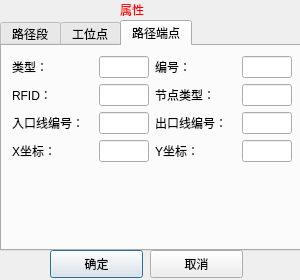
<?xml version="1.0" encoding="UTF-8"?>
<ui version="4.0">
 <class>Dialog_attribute</class>
 <widget class="QDialog" name="Dialog_attribute">
  <property name="geometry">
   <rect>
    <x>0</x>
    <y>0</y>
    <width>300</width>
    <height>280</height>
   </rect>
  </property>
  <property name="sizePolicy">
   <sizepolicy hsizetype="Fixed" vsizetype="Fixed">
    <horstretch>0</horstretch>
    <verstretch>0</verstretch>
   </sizepolicy>
  </property>
  <property name="minimumSize">
   <size>
    <width>300</width>
    <height>280</height>
   </size>
  </property>
  <property name="maximumSize">
   <size>
    <width>300</width>
    <height>280</height>
   </size>
  </property>
  <property name="windowTitle">
   <string>查看属性</string>
  </property>
  <widget class="QTabWidget" name="tabWidget">
   <property name="geometry">
    <rect>
     <x>0</x>
     <y>20</y>
     <width>301</width>
     <height>231</height>
    </rect>
   </property>
   <property name="currentIndex">
    <number>2</number>
   </property>
   <widget class="QWidget" name="tab">
    <attribute name="title">
     <string>路径段</string>
    </attribute>
    <widget class="QWidget" name="layoutWidget">
     <property name="geometry">
      <rect>
       <x>0</x>
       <y>10</y>
       <width>291</width>
       <height>191</height>
      </rect>
     </property>
     <layout class="QVBoxLayout" name="verticalLayout">
      <property name="sizeConstraint">
       <enum>QLayout::SetFixedSize</enum>
      </property>
      <item>
       <layout class="QHBoxLayout" name="horizontalLayout_10">
        <property name="sizeConstraint">
         <enum>QLayout::SetFixedSize</enum>
        </property>
        <item>
         <layout class="QHBoxLayout" name="horizontalLayout">
          <property name="sizeConstraint">
           <enum>QLayout::SetFixedSize</enum>
          </property>
          <item>
           <widget class="QLabel" name="label_2">
            <property name="text">
             <string>类型：</string>
            </property>
           </widget>
          </item>
          <item>
           <widget class="QLineEdit" name="routeType">
            <property name="sizePolicy">
             <sizepolicy hsizetype="Fixed" vsizetype="Fixed">
              <horstretch>0</horstretch>
              <verstretch>0</verstretch>
             </sizepolicy>
            </property>
            <property name="minimumSize">
             <size>
              <width>50</width>
              <height>0</height>
             </size>
            </property>
            <property name="maximumSize">
             <size>
              <width>50</width>
              <height>16777215</height>
             </size>
            </property>
           </widget>
          </item>
         </layout>
        </item>
        <item>
         <layout class="QHBoxLayout" name="horizontalLayout_2">
          <property name="sizeConstraint">
           <enum>QLayout::SetFixedSize</enum>
          </property>
          <item>
           <widget class="QLabel" name="label_3">
            <property name="text">
             <string>编号：</string>
            </property>
           </widget>
          </item>
          <item>
           <widget class="QLineEdit" name="routeNum">
            <property name="sizePolicy">
             <sizepolicy hsizetype="Fixed" vsizetype="Fixed">
              <horstretch>0</horstretch>
              <verstretch>0</verstretch>
             </sizepolicy>
            </property>
            <property name="minimumSize">
             <size>
              <width>50</width>
              <height>0</height>
             </size>
            </property>
            <property name="maximumSize">
             <size>
              <width>50</width>
              <height>16777215</height>
             </size>
            </property>
           </widget>
          </item>
         </layout>
        </item>
       </layout>
      </item>
      <item>
       <layout class="QHBoxLayout" name="horizontalLayout_11">
        <property name="sizeConstraint">
         <enum>QLayout::SetFixedSize</enum>
        </property>
        <item>
         <layout class="QHBoxLayout" name="horizontalLayout_3">
          <property name="sizeConstraint">
           <enum>QLayout::SetFixedSize</enum>
          </property>
          <item>
           <widget class="QLabel" name="label_4">
            <property name="text">
             <string>起点编号：</string>
            </property>
           </widget>
          </item>
          <item>
           <widget class="QLineEdit" name="routeStart">
            <property name="sizePolicy">
             <sizepolicy hsizetype="Fixed" vsizetype="Fixed">
              <horstretch>0</horstretch>
              <verstretch>0</verstretch>
             </sizepolicy>
            </property>
            <property name="minimumSize">
             <size>
              <width>50</width>
              <height>0</height>
             </size>
            </property>
            <property name="maximumSize">
             <size>
              <width>50</width>
              <height>16777215</height>
             </size>
            </property>
           </widget>
          </item>
         </layout>
        </item>
        <item>
         <layout class="QHBoxLayout" name="horizontalLayout_4">
          <property name="sizeConstraint">
           <enum>QLayout::SetFixedSize</enum>
          </property>
          <item>
           <widget class="QLabel" name="label_5">
            <property name="text">
             <string>终点编号：</string>
            </property>
           </widget>
          </item>
          <item>
           <widget class="QLineEdit" name="routeEnd">
            <property name="sizePolicy">
             <sizepolicy hsizetype="Fixed" vsizetype="Fixed">
              <horstretch>0</horstretch>
              <verstretch>0</verstretch>
             </sizepolicy>
            </property>
            <property name="minimumSize">
             <size>
              <width>50</width>
              <height>0</height>
             </size>
            </property>
            <property name="maximumSize">
             <size>
              <width>50</width>
              <height>16777215</height>
             </size>
            </property>
           </widget>
          </item>
         </layout>
        </item>
       </layout>
      </item>
      <item>
       <layout class="QHBoxLayout" name="horizontalLayout_12">
        <property name="sizeConstraint">
         <enum>QLayout::SetFixedSize</enum>
        </property>
        <item>
         <layout class="QHBoxLayout" name="horizontalLayout_5">
          <property name="sizeConstraint">
           <enum>QLayout::SetFixedSize</enum>
          </property>
          <item>
           <widget class="QLabel" name="label_6">
            <property name="text">
             <string>长度：</string>
            </property>
           </widget>
          </item>
          <item>
           <widget class="QLineEdit" name="routeLength">
            <property name="sizePolicy">
             <sizepolicy hsizetype="Fixed" vsizetype="Fixed">
              <horstretch>0</horstretch>
              <verstretch>0</verstretch>
             </sizepolicy>
            </property>
            <property name="minimumSize">
             <size>
              <width>50</width>
              <height>0</height>
             </size>
            </property>
            <property name="maximumSize">
             <size>
              <width>50</width>
              <height>16777215</height>
             </size>
            </property>
           </widget>
          </item>
         </layout>
        </item>
        <item>
         <layout class="QHBoxLayout" name="horizontalLayout_6">
          <property name="sizeConstraint">
           <enum>QLayout::SetFixedSize</enum>
          </property>
          <item>
           <widget class="QLabel" name="label_7">
            <property name="text">
             <string>角度：</string>
            </property>
           </widget>
          </item>
          <item>
           <widget class="QLineEdit" name="routeAngle">
            <property name="sizePolicy">
             <sizepolicy hsizetype="Fixed" vsizetype="Fixed">
              <horstretch>0</horstretch>
              <verstretch>0</verstretch>
             </sizepolicy>
            </property>
            <property name="minimumSize">
             <size>
              <width>50</width>
              <height>0</height>
             </size>
            </property>
            <property name="maximumSize">
             <size>
              <width>50</width>
              <height>16777215</height>
             </size>
            </property>
           </widget>
          </item>
         </layout>
        </item>
       </layout>
      </item>
      <item>
       <layout class="QHBoxLayout" name="horizontalLayout_13">
        <property name="sizeConstraint">
         <enum>QLayout::SetFixedSize</enum>
        </property>
        <item>
         <layout class="QHBoxLayout" name="horizontalLayout_7">
          <property name="sizeConstraint">
           <enum>QLayout::SetFixedSize</enum>
          </property>
          <item>
           <widget class="QLabel" name="label_8">
            <property name="text">
             <string>方向：</string>
            </property>
           </widget>
          </item>
          <item>
           <widget class="QLineEdit" name="routeDir">
            <property name="sizePolicy">
             <sizepolicy hsizetype="Fixed" vsizetype="Fixed">
              <horstretch>0</horstretch>
              <verstretch>0</verstretch>
             </sizepolicy>
            </property>
            <property name="minimumSize">
             <size>
              <width>50</width>
              <height>0</height>
             </size>
            </property>
            <property name="maximumSize">
             <size>
              <width>50</width>
              <height>16777215</height>
             </size>
            </property>
           </widget>
          </item>
         </layout>
        </item>
        <item>
         <layout class="QHBoxLayout" name="horizontalLayout_8">
          <property name="sizeConstraint">
           <enum>QLayout::SetFixedSize</enum>
          </property>
          <item>
           <widget class="QLabel" name="label_9">
            <property name="text">
             <string>路径容量：</string>
            </property>
           </widget>
          </item>
          <item>
           <widget class="QLineEdit" name="routeCapacity">
            <property name="sizePolicy">
             <sizepolicy hsizetype="Fixed" vsizetype="Fixed">
              <horstretch>0</horstretch>
              <verstretch>0</verstretch>
             </sizepolicy>
            </property>
            <property name="minimumSize">
             <size>
              <width>50</width>
              <height>0</height>
             </size>
            </property>
            <property name="maximumSize">
             <size>
              <width>50</width>
              <height>16777215</height>
             </size>
            </property>
           </widget>
          </item>
         </layout>
        </item>
       </layout>
      </item>
      <item>
       <layout class="QHBoxLayout" name="horizontalLayout_9">
        <property name="sizeConstraint">
         <enum>QLayout::SetFixedSize</enum>
        </property>
        <item>
         <widget class="QLabel" name="label_10">
          <property name="text">
           <string>包含工位点：</string>
          </property>
         </widget>
        </item>
        <item>
         <widget class="QLineEdit" name="routeContain">
          <property name="sizePolicy">
           <sizepolicy hsizetype="Fixed" vsizetype="Fixed">
            <horstretch>0</horstretch>
            <verstretch>0</verstretch>
           </sizepolicy>
          </property>
          <property name="minimumSize">
           <size>
            <width>150</width>
            <height>0</height>
           </size>
          </property>
          <property name="maximumSize">
           <size>
            <width>150</width>
            <height>16777215</height>
           </size>
          </property>
         </widget>
        </item>
       </layout>
      </item>
     </layout>
    </widget>
   </widget>
   <widget class="QWidget" name="tab_2">
    <property name="minimumSize">
     <size>
      <width>295</width>
      <height>231</height>
     </size>
    </property>
    <property name="maximumSize">
     <size>
      <width>271</width>
      <height>231</height>
     </size>
    </property>
    <attribute name="title">
     <string>工位点</string>
    </attribute>
    <widget class="QWidget" name="layoutWidget_8">
     <property name="geometry">
      <rect>
       <x>0</x>
       <y>30</y>
       <width>291</width>
       <height>121</height>
      </rect>
     </property>
     <layout class="QVBoxLayout" name="verticalLayout_2">
      <property name="sizeConstraint">
       <enum>QLayout::SetFixedSize</enum>
      </property>
      <item>
       <layout class="QHBoxLayout" name="horizontalLayout_14">
        <property name="sizeConstraint">
         <enum>QLayout::SetFixedSize</enum>
        </property>
        <item>
         <layout class="QHBoxLayout" name="horizontalLayout_15">
          <property name="sizeConstraint">
           <enum>QLayout::SetFixedSize</enum>
          </property>
          <item>
           <widget class="QLabel" name="label_11">
            <property name="minimumSize">
             <size>
              <width>81</width>
              <height>0</height>
             </size>
            </property>
            <property name="maximumSize">
             <size>
              <width>81</width>
              <height>16777215</height>
             </size>
            </property>
            <property name="text">
             <string>类型：</string>
            </property>
           </widget>
          </item>
          <item>
           <widget class="QLineEdit" name="stationType">
            <property name="sizePolicy">
             <sizepolicy hsizetype="Fixed" vsizetype="Fixed">
              <horstretch>0</horstretch>
              <verstretch>0</verstretch>
             </sizepolicy>
            </property>
            <property name="minimumSize">
             <size>
              <width>50</width>
              <height>0</height>
             </size>
            </property>
            <property name="maximumSize">
             <size>
              <width>50</width>
              <height>16777215</height>
             </size>
            </property>
           </widget>
          </item>
         </layout>
        </item>
        <item>
         <layout class="QHBoxLayout" name="horizontalLayout_16">
          <property name="sizeConstraint">
           <enum>QLayout::SetFixedSize</enum>
          </property>
          <item>
           <widget class="QLabel" name="label_12">
            <property name="minimumSize">
             <size>
              <width>81</width>
              <height>0</height>
             </size>
            </property>
            <property name="maximumSize">
             <size>
              <width>81</width>
              <height>16777215</height>
             </size>
            </property>
            <property name="text">
             <string>编号：</string>
            </property>
           </widget>
          </item>
          <item>
           <widget class="QLineEdit" name="stationNum">
            <property name="sizePolicy">
             <sizepolicy hsizetype="Fixed" vsizetype="Fixed">
              <horstretch>0</horstretch>
              <verstretch>0</verstretch>
             </sizepolicy>
            </property>
            <property name="minimumSize">
             <size>
              <width>50</width>
              <height>0</height>
             </size>
            </property>
            <property name="maximumSize">
             <size>
              <width>50</width>
              <height>16777215</height>
             </size>
            </property>
           </widget>
          </item>
         </layout>
        </item>
       </layout>
      </item>
      <item>
       <layout class="QHBoxLayout" name="horizontalLayout_17">
        <property name="sizeConstraint">
         <enum>QLayout::SetFixedSize</enum>
        </property>
        <item>
         <layout class="QHBoxLayout" name="horizontalLayout_18">
          <property name="sizeConstraint">
           <enum>QLayout::SetFixedSize</enum>
          </property>
          <item>
           <widget class="QLabel" name="label_13">
            <property name="minimumSize">
             <size>
              <width>81</width>
              <height>0</height>
             </size>
            </property>
            <property name="maximumSize">
             <size>
              <width>81</width>
              <height>16777215</height>
             </size>
            </property>
            <property name="text">
             <string>RFID：</string>
            </property>
           </widget>
          </item>
          <item>
           <widget class="QLineEdit" name="stationRFID">
            <property name="sizePolicy">
             <sizepolicy hsizetype="Fixed" vsizetype="Fixed">
              <horstretch>0</horstretch>
              <verstretch>0</verstretch>
             </sizepolicy>
            </property>
            <property name="minimumSize">
             <size>
              <width>50</width>
              <height>0</height>
             </size>
            </property>
            <property name="maximumSize">
             <size>
              <width>50</width>
              <height>16777215</height>
             </size>
            </property>
           </widget>
          </item>
         </layout>
        </item>
        <item>
         <layout class="QHBoxLayout" name="horizontalLayout_19">
          <property name="sizeConstraint">
           <enum>QLayout::SetFixedSize</enum>
          </property>
          <item>
           <widget class="QLabel" name="label_14">
            <property name="minimumSize">
             <size>
              <width>81</width>
              <height>0</height>
             </size>
            </property>
            <property name="maximumSize">
             <size>
              <width>81</width>
              <height>16777215</height>
             </size>
            </property>
            <property name="text">
             <string>工位类型：</string>
            </property>
           </widget>
          </item>
          <item>
           <widget class="QLineEdit" name="stationClass">
            <property name="sizePolicy">
             <sizepolicy hsizetype="Fixed" vsizetype="Fixed">
              <horstretch>0</horstretch>
              <verstretch>0</verstretch>
             </sizepolicy>
            </property>
            <property name="minimumSize">
             <size>
              <width>50</width>
              <height>0</height>
             </size>
            </property>
            <property name="maximumSize">
             <size>
              <width>50</width>
              <height>16777215</height>
             </size>
            </property>
           </widget>
          </item>
         </layout>
        </item>
       </layout>
      </item>
      <item>
       <layout class="QHBoxLayout" name="horizontalLayout_20">
        <property name="sizeConstraint">
         <enum>QLayout::SetFixedSize</enum>
        </property>
        <item>
         <layout class="QHBoxLayout" name="horizontalLayout_21">
          <property name="sizeConstraint">
           <enum>QLayout::SetFixedSize</enum>
          </property>
          <item>
           <widget class="QLabel" name="label_15">
            <property name="minimumSize">
             <size>
              <width>81</width>
              <height>0</height>
             </size>
            </property>
            <property name="maximumSize">
             <size>
              <width>81</width>
              <height>16777215</height>
             </size>
            </property>
            <property name="text">
             <string>所属线编号：</string>
            </property>
           </widget>
          </item>
          <item>
           <widget class="QLineEdit" name="stationAttach">
            <property name="sizePolicy">
             <sizepolicy hsizetype="Fixed" vsizetype="Fixed">
              <horstretch>0</horstretch>
              <verstretch>0</verstretch>
             </sizepolicy>
            </property>
            <property name="minimumSize">
             <size>
              <width>50</width>
              <height>0</height>
             </size>
            </property>
            <property name="maximumSize">
             <size>
              <width>50</width>
              <height>16777215</height>
             </size>
            </property>
           </widget>
          </item>
         </layout>
        </item>
        <item>
         <layout class="QHBoxLayout" name="horizontalLayout_22">
          <property name="sizeConstraint">
           <enum>QLayout::SetFixedSize</enum>
          </property>
          <item>
           <widget class="QLabel" name="label_16">
            <property name="minimumSize">
             <size>
              <width>81</width>
              <height>0</height>
             </size>
            </property>
            <property name="maximumSize">
             <size>
              <width>81</width>
              <height>16777215</height>
             </size>
            </property>
            <property name="text">
             <string>离起点距离：</string>
            </property>
           </widget>
          </item>
          <item>
           <widget class="QLineEdit" name="stationLength">
            <property name="sizePolicy">
             <sizepolicy hsizetype="Fixed" vsizetype="Fixed">
              <horstretch>0</horstretch>
              <verstretch>0</verstretch>
             </sizepolicy>
            </property>
            <property name="minimumSize">
             <size>
              <width>50</width>
              <height>0</height>
             </size>
            </property>
            <property name="maximumSize">
             <size>
              <width>50</width>
              <height>16777215</height>
             </size>
            </property>
           </widget>
          </item>
         </layout>
        </item>
       </layout>
      </item>
     </layout>
    </widget>
   </widget>
   <widget class="QWidget" name="tab_3">
    <property name="sizePolicy">
     <sizepolicy hsizetype="Fixed" vsizetype="Fixed">
      <horstretch>0</horstretch>
      <verstretch>0</verstretch>
     </sizepolicy>
    </property>
    <property name="minimumSize">
     <size>
      <width>295</width>
      <height>231</height>
     </size>
    </property>
    <property name="maximumSize">
     <size>
      <width>271</width>
      <height>231</height>
     </size>
    </property>
    <attribute name="title">
     <string>路径端点</string>
    </attribute>
    <widget class="QWidget" name="layoutWidget_9">
     <property name="geometry">
      <rect>
       <x>10</x>
       <y>10</y>
       <width>281</width>
       <height>171</height>
      </rect>
     </property>
     <layout class="QVBoxLayout" name="verticalLayout_3">
      <property name="sizeConstraint">
       <enum>QLayout::SetFixedSize</enum>
      </property>
      <item>
       <layout class="QHBoxLayout" name="horizontalLayout_23">
        <property name="sizeConstraint">
         <enum>QLayout::SetFixedSize</enum>
        </property>
        <item>
         <layout class="QHBoxLayout" name="horizontalLayout_24">
          <property name="sizeConstraint">
           <enum>QLayout::SetFixedSize</enum>
          </property>
          <item>
           <widget class="QLabel" name="label_17">
            <property name="minimumSize">
             <size>
              <width>81</width>
              <height>0</height>
             </size>
            </property>
            <property name="maximumSize">
             <size>
              <width>81</width>
              <height>16777215</height>
             </size>
            </property>
            <property name="text">
             <string>类型：</string>
            </property>
           </widget>
          </item>
          <item>
           <widget class="QLineEdit" name="pointType">
            <property name="sizePolicy">
             <sizepolicy hsizetype="Fixed" vsizetype="Fixed">
              <horstretch>0</horstretch>
              <verstretch>0</verstretch>
             </sizepolicy>
            </property>
            <property name="minimumSize">
             <size>
              <width>50</width>
              <height>0</height>
             </size>
            </property>
            <property name="maximumSize">
             <size>
              <width>50</width>
              <height>16777215</height>
             </size>
            </property>
           </widget>
          </item>
         </layout>
        </item>
        <item>
         <layout class="QHBoxLayout" name="horizontalLayout_25">
          <property name="sizeConstraint">
           <enum>QLayout::SetFixedSize</enum>
          </property>
          <item>
           <widget class="QLabel" name="label_18">
            <property name="minimumSize">
             <size>
              <width>81</width>
              <height>0</height>
             </size>
            </property>
            <property name="maximumSize">
             <size>
              <width>81</width>
              <height>16777215</height>
             </size>
            </property>
            <property name="text">
             <string>编号：</string>
            </property>
           </widget>
          </item>
          <item>
           <widget class="QLineEdit" name="pointNum">
            <property name="sizePolicy">
             <sizepolicy hsizetype="Fixed" vsizetype="Fixed">
              <horstretch>0</horstretch>
              <verstretch>0</verstretch>
             </sizepolicy>
            </property>
            <property name="minimumSize">
             <size>
              <width>50</width>
              <height>0</height>
             </size>
            </property>
            <property name="maximumSize">
             <size>
              <width>50</width>
              <height>16777215</height>
             </size>
            </property>
           </widget>
          </item>
         </layout>
        </item>
       </layout>
      </item>
      <item>
       <layout class="QHBoxLayout" name="horizontalLayout_26">
        <property name="sizeConstraint">
         <enum>QLayout::SetFixedSize</enum>
        </property>
        <item>
         <layout class="QHBoxLayout" name="horizontalLayout_27">
          <property name="sizeConstraint">
           <enum>QLayout::SetFixedSize</enum>
          </property>
          <item>
           <widget class="QLabel" name="label_19">
            <property name="minimumSize">
             <size>
              <width>81</width>
              <height>0</height>
             </size>
            </property>
            <property name="maximumSize">
             <size>
              <width>81</width>
              <height>16777215</height>
             </size>
            </property>
            <property name="text">
             <string>RFID：</string>
            </property>
           </widget>
          </item>
          <item>
           <widget class="QLineEdit" name="pointRFID">
            <property name="sizePolicy">
             <sizepolicy hsizetype="Fixed" vsizetype="Fixed">
              <horstretch>0</horstretch>
              <verstretch>0</verstretch>
             </sizepolicy>
            </property>
            <property name="minimumSize">
             <size>
              <width>50</width>
              <height>0</height>
             </size>
            </property>
            <property name="maximumSize">
             <size>
              <width>50</width>
              <height>16777215</height>
             </size>
            </property>
           </widget>
          </item>
         </layout>
        </item>
        <item>
         <layout class="QHBoxLayout" name="horizontalLayout_28">
          <property name="sizeConstraint">
           <enum>QLayout::SetFixedSize</enum>
          </property>
          <item>
           <widget class="QLabel" name="label_20">
            <property name="minimumSize">
             <size>
              <width>81</width>
              <height>0</height>
             </size>
            </property>
            <property name="maximumSize">
             <size>
              <width>81</width>
              <height>16777215</height>
             </size>
            </property>
            <property name="text">
             <string>节点类型：</string>
            </property>
           </widget>
          </item>
          <item>
           <widget class="QLineEdit" name="pointClass">
            <property name="sizePolicy">
             <sizepolicy hsizetype="Fixed" vsizetype="Fixed">
              <horstretch>0</horstretch>
              <verstretch>0</verstretch>
             </sizepolicy>
            </property>
            <property name="minimumSize">
             <size>
              <width>50</width>
              <height>0</height>
             </size>
            </property>
            <property name="maximumSize">
             <size>
              <width>50</width>
              <height>16777215</height>
             </size>
            </property>
           </widget>
          </item>
         </layout>
        </item>
       </layout>
      </item>
      <item>
       <layout class="QHBoxLayout" name="horizontalLayout_29">
        <property name="sizeConstraint">
         <enum>QLayout::SetFixedSize</enum>
        </property>
        <item>
         <layout class="QHBoxLayout" name="horizontalLayout_30">
          <property name="sizeConstraint">
           <enum>QLayout::SetFixedSize</enum>
          </property>
          <item>
           <widget class="QLabel" name="label_21">
            <property name="minimumSize">
             <size>
              <width>81</width>
              <height>0</height>
             </size>
            </property>
            <property name="maximumSize">
             <size>
              <width>81</width>
              <height>16777215</height>
             </size>
            </property>
            <property name="text">
             <string>入口线编号：</string>
            </property>
           </widget>
          </item>
          <item>
           <widget class="QLineEdit" name="pointIn">
            <property name="sizePolicy">
             <sizepolicy hsizetype="Fixed" vsizetype="Fixed">
              <horstretch>0</horstretch>
              <verstretch>0</verstretch>
             </sizepolicy>
            </property>
            <property name="minimumSize">
             <size>
              <width>50</width>
              <height>0</height>
             </size>
            </property>
            <property name="maximumSize">
             <size>
              <width>50</width>
              <height>16777215</height>
             </size>
            </property>
           </widget>
          </item>
         </layout>
        </item>
        <item>
         <layout class="QHBoxLayout" name="horizontalLayout_31">
          <property name="sizeConstraint">
           <enum>QLayout::SetFixedSize</enum>
          </property>
          <item>
           <widget class="QLabel" name="label_22">
            <property name="minimumSize">
             <size>
              <width>81</width>
              <height>0</height>
             </size>
            </property>
            <property name="maximumSize">
             <size>
              <width>81</width>
              <height>16777215</height>
             </size>
            </property>
            <property name="text">
             <string>出口线编号：</string>
            </property>
           </widget>
          </item>
          <item>
           <widget class="QLineEdit" name="pointOut">
            <property name="sizePolicy">
             <sizepolicy hsizetype="Fixed" vsizetype="Fixed">
              <horstretch>0</horstretch>
              <verstretch>0</verstretch>
             </sizepolicy>
            </property>
            <property name="minimumSize">
             <size>
              <width>50</width>
              <height>0</height>
             </size>
            </property>
            <property name="maximumSize">
             <size>
              <width>50</width>
              <height>16777215</height>
             </size>
            </property>
           </widget>
          </item>
         </layout>
        </item>
       </layout>
      </item>
      <item>
       <layout class="QHBoxLayout" name="horizontalLayout_32">
        <property name="sizeConstraint">
         <enum>QLayout::SetFixedSize</enum>
        </property>
        <item>
         <layout class="QHBoxLayout" name="horizontalLayout_33">
          <property name="sizeConstraint">
           <enum>QLayout::SetFixedSize</enum>
          </property>
          <item>
           <widget class="QLabel" name="label_23">
            <property name="minimumSize">
             <size>
              <width>81</width>
              <height>0</height>
             </size>
            </property>
            <property name="maximumSize">
             <size>
              <width>81</width>
              <height>16777215</height>
             </size>
            </property>
            <property name="text">
             <string>X坐标：</string>
            </property>
           </widget>
          </item>
          <item>
           <widget class="QLineEdit" name="pointXpos">
            <property name="sizePolicy">
             <sizepolicy hsizetype="Fixed" vsizetype="Fixed">
              <horstretch>0</horstretch>
              <verstretch>0</verstretch>
             </sizepolicy>
            </property>
            <property name="minimumSize">
             <size>
              <width>50</width>
              <height>0</height>
             </size>
            </property>
            <property name="maximumSize">
             <size>
              <width>50</width>
              <height>16777215</height>
             </size>
            </property>
           </widget>
          </item>
         </layout>
        </item>
        <item>
         <layout class="QHBoxLayout" name="horizontalLayout_34">
          <property name="sizeConstraint">
           <enum>QLayout::SetFixedSize</enum>
          </property>
          <item>
           <widget class="QLabel" name="label_24">
            <property name="minimumSize">
             <size>
              <width>81</width>
              <height>0</height>
             </size>
            </property>
            <property name="maximumSize">
             <size>
              <width>81</width>
              <height>16777215</height>
             </size>
            </property>
            <property name="text">
             <string>Y坐标：</string>
            </property>
           </widget>
          </item>
          <item>
           <widget class="QLineEdit" name="pointYpos">
            <property name="sizePolicy">
             <sizepolicy hsizetype="Fixed" vsizetype="Fixed">
              <horstretch>0</horstretch>
              <verstretch>0</verstretch>
             </sizepolicy>
            </property>
            <property name="minimumSize">
             <size>
              <width>50</width>
              <height>0</height>
             </size>
            </property>
            <property name="maximumSize">
             <size>
              <width>50</width>
              <height>16777215</height>
             </size>
            </property>
           </widget>
          </item>
         </layout>
        </item>
       </layout>
      </item>
     </layout>
    </widget>
   </widget>
  </widget>
  <widget class="QLabel" name="label">
   <property name="geometry">
    <rect>
     <x>120</x>
     <y>0</y>
     <width>54</width>
     <height>20</height>
    </rect>
   </property>
   <property name="styleSheet">
    <string notr="true">color: rgb(255, 0, 0);
font: 25 11pt &quot;3ds Light&quot;;</string>
   </property>
   <property name="text">
    <string>属性</string>
   </property>
  </widget>
  <widget class="QPushButton" name="Btn_OK">
   <property name="geometry">
    <rect>
     <x>50</x>
     <y>250</y>
     <width>93</width>
     <height>28</height>
    </rect>
   </property>
   <property name="text">
    <string>确定</string>
   </property>
  </widget>
  <widget class="QPushButton" name="Btn_Cancel">
   <property name="geometry">
    <rect>
     <x>150</x>
     <y>250</y>
     <width>93</width>
     <height>28</height>
    </rect>
   </property>
   <property name="text">
    <string>取消</string>
   </property>
  </widget>
 </widget>
 <resources/>
 <connections/>
</ui>
